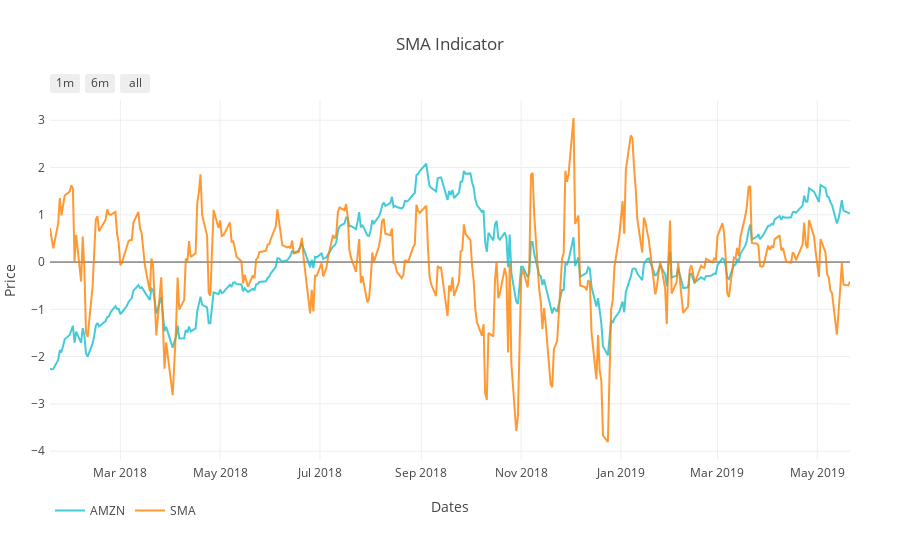

The cell this chart's notebook holds for it:
### Code cell
# SMA
plot_sma = plot_sma_indicator(df_norm, symbol, output_type='nb')
iplot(plot_sma)

### Figure 1 — Plotly figure (JSON) as saved in the notebook; plotly's stock layout.template omitted (floating-point values rounded to 4 significant figures; data arrays with more than 128 entries replaced by an {"elided": "..."} marker saying what was removed)
{"data": [{"line": {"color": "#17BECF"}, "name": "AMZN", "opacity": 0.8, "type": "scatter", "uid": "265bc64e-749c-47e4-9395-72b27e6cfece", "x": {"elided": "338 str values"}, "y": {"elided": "338 float values"}}, {"line": {"color": "#FF8000"}, "name": "SMA", "opacity": 0.8, "type": "scatter", "uid": "d7eed715-125c-4af0-9644-1e1346b64c92", "x": {"elided": "338 str values"}, "y": {"elided": "338 float values"}}], "layout": {"autosize": true, "legend": {"orientation": "h"}, "margin": {"b": 100, "l": 50, "pad": 4, "r": 50, "t": 100}, "showlegend": true, "title": {"text": "SMA Indicator"}, "xaxis": {"range": ["2018-01-17", "2019-05-21"], "rangeselector": {"buttons": [{"count": 1, "label": "1m", "step": "month", "stepmode": "backward"}, {"count": 6, "label": "6m", "step": "month", "stepmode": "backward"}, {"step": "all"}]}, "title": {"text": "Dates"}, "type": "date"}, "yaxis": {"autorange": true, "range": [-4.188, 3.429], "title": {"text": "Price"}, "type": "linear"}}}
